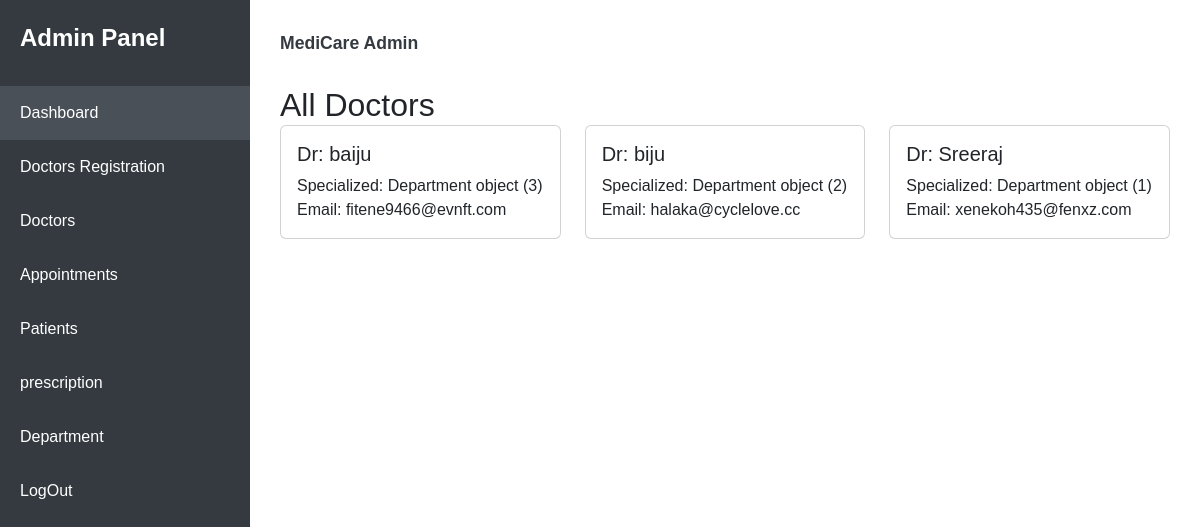
Screenshot of /view_all_doctors with the database file from the repository.
### app/models.py (models this page shows)
class Doctor(models.Model):
    department = models.ForeignKey(Department, related_name='doctors', on_delete=models.CASCADE)
    name = models.CharField(max_length=100)
    specialization = models.CharField(max_length=100)
    password = models.TextField()
    email = models.EmailField(unique=True,)

class Department(models.Model):
    name = models.CharField(max_length=100)
    max_tokens_per_day = models.IntegerField(default=100)

### app/views.py (the view)
# urls.py: path('view_all_doctors', views.view_all_doctors),
def view_all_doctors(req):
    doc=Doctor.objects.all()[::-1]
    return render( req,'admin/all_doctors.html',{'doc':doc})

### templates/admin/all_doctors.html (shortened to what this page needs)
<!DOCTYPE html>
<html lang="en">
<head>
    <link href="https://cdn.jsdelivr.net/npm/bootstrap@5.3.3/dist/css/bootstrap.min.css" rel="stylesheet">
</head>
<body>
    <div class="sidebar">
        <div class="logo">
            Admin Panel
        </div>
        <ul class="nav-links">
            <li><a href="admin_home" class="active">Dashboard</a></li>
            <li><a href="{% url 'register_doctor' %}">Doctors Registration</a></li>
            <li><a href="view_all_doctors">Doctors</a></li>
            <li><a href="admin_view_appointments">Appointments</a></li>
            <li><a href="view_all_patient">Patients</a></li>
            <li><a href="view_all_prescription">prescription</a></li>
            <li><a href="department">Department</a></li>
            <li><a href="logout">LogOut</a></li>
        </ul>
    </div>
<div class="main-content">
        <div class="header">
            <div class="user-profile">MediCare Admin</div>
        </div>
        <section>
            <h2 class="card-header">All Doctors</h2>
            <div class="row">
                {% for doc in doc %}
                <div class="col-md-4">
                    <div class="card">
                        <div class="card-body">
                            <h5 class="card-title">Dr: {{ doc.name }}</h5>
                            <div class="appointment-info">
                                <span>Specialized:</span> {{ doc.department }}
                            </div>
                            <div class="appointment-info">
                                <span>Email:</span> {{ doc.email }}
                            </div>
                        </div>
                    </div>
                </div>
                {% endfor %}
            </div>
        </section>
</div>
</body>
</html>

### templates/admin/all_doctors.html (style rules this page uses)
:root { --sidebar-width: 250px; --primary-color: #343a40; --hover-color: #495057; --transition-speed: 0.3s; }
body { font-family: 'Arial', sans-serif; background-color: #ffffff; margin: 0; overflow-x: hidden; }
.sidebar { position: fixed; top: 0; left: 0; width: var(--sidebar-width); height: 100vh; background-color: var(--primary-color); color: white; padding-top: 20px; transition: transform var(--transition-speed); z-index: 1000; }
.sidebar .logo { font-size: 1.5rem; font-weight: bold; padding: 0 20px 30px; display: flex; align-items: center; justify-content: space-between; }
.nav-links { list-style: none; padding: 0; margin: 0; }
.nav-links li a { color: white; text-decoration: none; display: block; padding: 15px 20px; transition: background-color var(--transition-speed); }
.nav-links li a:hover, .nav-links li a.active { background-color: var(--hover-color); }
.main-content { margin-left: var(--sidebar-width); padding: 30px; transition: margin var(--transition-speed); }
.header { display: flex; justify-content: space-between; align-items: center; margin-bottom: 30px; flex-wrap: wrap; gap: 15px; }
.user-profile { font-size: 1.1rem; font-weight: bold; color: var(--primary-color); }

### rows the page displays
Doctor: name "baiju", department "Department object (3)", email "fitene9466@evnft.com"
Doctor: name "biju", department "Department object (2)", email "halaka@cyclelove.cc"
Doctor: name "Sreeraj", department "Department object (1)", email "xenekoh435@fenxz.com"
